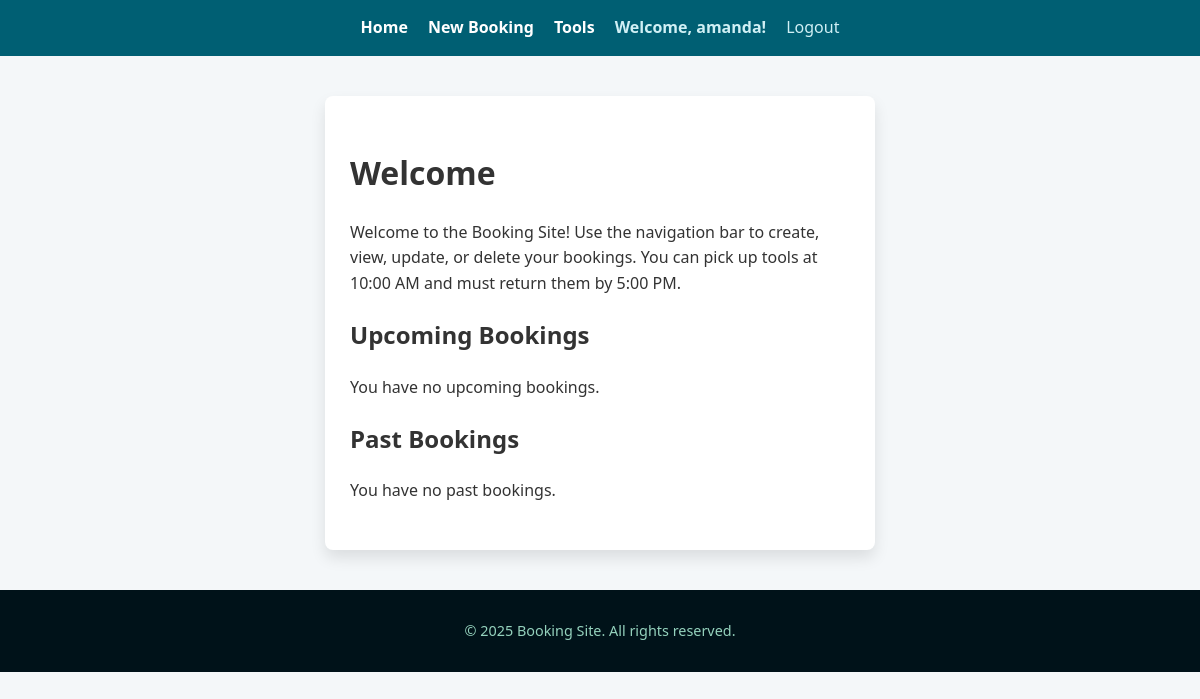
Page / (signed in) on the earlier database version.
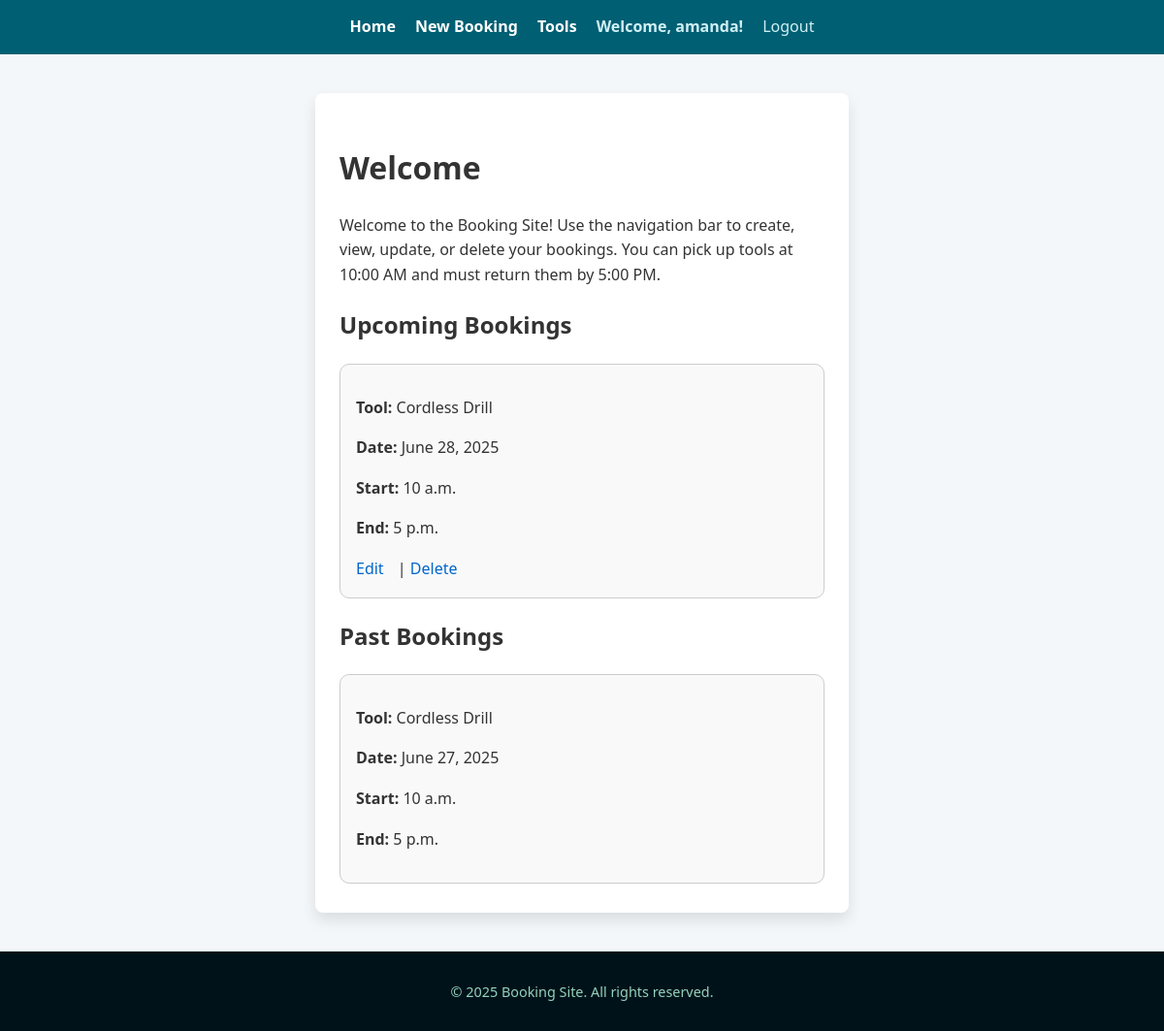
Same page on the later database version.
### bookings/models.py (models this page shows, shortened)
class Booking(models.Model):
    tool = models.ForeignKey(
        Tool,
        on_delete=models.CASCADE,
        related_name="bookings"
    )
    user = models.ForeignKey(
        User,
        on_delete=models.CASCADE,
        related_name="bookings"
    )
    date = models.DateField()
    start_time = models.TimeField()
    end_time = models.TimeField()
    confirmation_email = models.EmailField(blank=True, null=True)

class Tool(models.Model):
    name = models.CharField(max_length=100)
    description = models.TextField(blank=True)
    location = models.ForeignKey(
        Location,
        null=True,
        blank=True,
        on_delete=models.CASCADE
    )
    image = CloudinaryField('image', blank=True, null=True)

### bookings/views.py (the view)
# urls.py: path('', views.home, name='home'),
def home(request):
    context = {
        'info_text': (
            "Welcome to the Booking Site! Use the navigation bar to create, "
            "view, update, or delete your bookings. You can pick up tools at "
            "10:00 AM and must return them by 5:00 PM."
        )
    }
    if request.user.is_authenticated:
        today = datetime.date.today()
        now = timezone.localtime()
        today_bookings = Booking.objects.filter(
            user=request.user,
            date=today,
            end_time__gte=now.time()
        ).order_by('start_time')
        upcoming_bookings = Booking.objects.filter(
            user=request.user,
            date__gt=today
        ).order_by('date', 'start_time')
        past_bookings = Booking.objects.filter(
            user=request.user
        ).exclude(
            id__in=list(upcoming_bookings.values_list('id', flat=True)) +
            list(today_bookings.values_list('id', flat=True))
        ).order_by('-date', '-start_time')
        context.update(
            {
                'today': today,
                'upcoming_bookings': (
                    list(today_bookings) + list(upcoming_bookings)
                ),
                'past_bookings': past_bookings,
            }
        )
    return render(request, 'bookings/home.html', context)

### bookings/templates/bookings/home.html (shortened to what this page needs)
{% extends 'bookings/base.html' %}
{% block content %}
<h1>Welcome</h1>
<p>{{ info_text }}</p>
{% if user.is_authenticated %}
    <h2>Upcoming Bookings</h2>
    {% if upcoming_bookings %}
        <div class="booking-grid">
            {% for booking in upcoming_bookings %}
                <div class="booking-card">
                    <p><strong>Tool:</strong> {{ booking.tool.name }}</p>
                    <p><strong>Date:</strong> {{ booking.date }}</p>
                    <p><strong>Start:</strong> {{ booking.start_time }}</p>
                    <p><strong>End:</strong> {{ booking.end_time }}</p>
                    <div class="booking-actions">
                        <a href="{% url 'booking_update' booking.id %}">Edit</a> |
                        <a href="{% url 'booking_delete' booking.id %}">Delete</a>
                    </div>
                </div>
            {% endfor %}
        </div>
    {% else %}
        <p>You have no upcoming bookings.</p>
    {% endif %}
    <h2>Past Bookings</h2>
    {% if past_bookings %}
        <div class="booking-grid">
            {% for booking in past_bookings %}
                <div class="booking-card past">
                    <p><strong>Tool:</strong> {{ booking.tool.name }}</p>
                    <p><strong>Date:</strong> {{ booking.date }}</p>
                    <p><strong>Start:</strong> {{ booking.start_time }}</p>
                    <p><strong>End:</strong> {{ booking.end_time }}</p>
                </div>
            {% endfor %}
        </div>
    {% else %}
        <p>You have no past bookings.</p>
    {% endif %}
{% else %}
    <p><a href="{% url 'login' %}">Log in</a> to view or make bookings.</p>
{% endif %}
{% endblock %}

### bookings/templates/bookings/base.html (shortened to what this page needs)
{% load static %}
<!DOCTYPE html>
<html lang="en">
<head>
    <link rel="stylesheet" href="{% static 'css/styles.css' %}" />
</head>
<body>
    <header>
        <nav>
            <ul class="nav-list">
                <li><a class="nav-link" href="{% url 'home' %}">Home</a></li>
                <li><a class="nav-link" href="{% url 'booking_create' %}">New Booking</a></li>
                <li><a class="nav-link" href="{% url 'tools_list' %}">Tools</a></li>
                {% if user.is_authenticated %}
                    <li><span class="nav-user">Welcome, {{ user.username }}!</span></li>
                    <li>
                        <form action="{% url 'logout' %}" method="post" style="display:inline;">
                            <button type="submit" class="nav-user logout-button">
                                Logout
                            </button>
                        </form>
                    </li>
                {% else %}
                    <li><a class="nav-link" href="{% url 'login' %}">Login</a></li>
                    <li><a class="nav-link" href="{% url 'register' %}">Register</a></li>
                {% endif %}
            </ul>
        </nav>
    </header>
    <main class="container">
        {% block content %}
        {% endblock %}
    </main>
    <footer>
        <p>© {% now "Y" %} Booking Site. All rights reserved.</p>
    </footer>
</body>
</html>

### bookings/static/css/styles.css (style rules this page uses)
body { font-family: 'Segoe UI', Tahoma, Geneva, Verdana, sans-serif; margin: 0; background-color: #f4f7f9; color: #333; line-height: 1.6; }
nav { background-color: #005f73; padding: 15px 20px; text-align: center; }
.nav-list { list-style: none; margin: 0; padding: 0; display: inline-flex; gap: 20px; justify-content: center; flex-wrap: wrap; }
.nav-link { color: #ffffff; text-decoration: none; font-weight: 600; font-size: 1rem; transition: color 0.3s ease; }
.nav-user { color: #d0f0f5; font-weight: 600; font-size: 1rem; }
.logout-button { background: none; border: none; padding: 0; cursor: pointer; font: inherit; }
.container { max-width: 500px; margin: 40px auto; background: white; padding: 30px 25px; border-radius: 8px; box-shadow: 0 8px 15px rgba(0, 0, 0, 0.1); }
form button { background-color: #005f73; color: white; font-weight: 600; padding: 10px 20px; border: none; border-radius: 4px; cursor: pointer; transition: background-color 0.3s ease; }
footer { background-color: #001219; color: #94d2bd; text-align: center; padding: 15px 10px; font-size: 0.9rem; margin-top: 40px; }
.booking-grid { display: grid; grid-template-columns: repeat(auto-fill, minmax(250px, 1fr)); gap: 1rem; }
.booking-card { border: 1px solid #ccc; padding: 1rem; border-radius: 10px; background-color: #f9f9f9; }
.booking-actions a { margin-right: 10px; color: #0066cc; text-decoration: none; }

Differences in the rows shown:
added Booking: tool.name "Cordless Drill", date "June 28, 2025", start_time "10 a.m.", end_time "5 p.m.", shown under "Upcoming Bookings"
added Booking: tool.name "Cordless Drill", date "June 27, 2025", start_time "10 a.m.", end_time "5 p.m.", shown under "Past Bookings"
Other differences:
text no longer shown: "You have no upcoming bookings. You have no past bookings."
